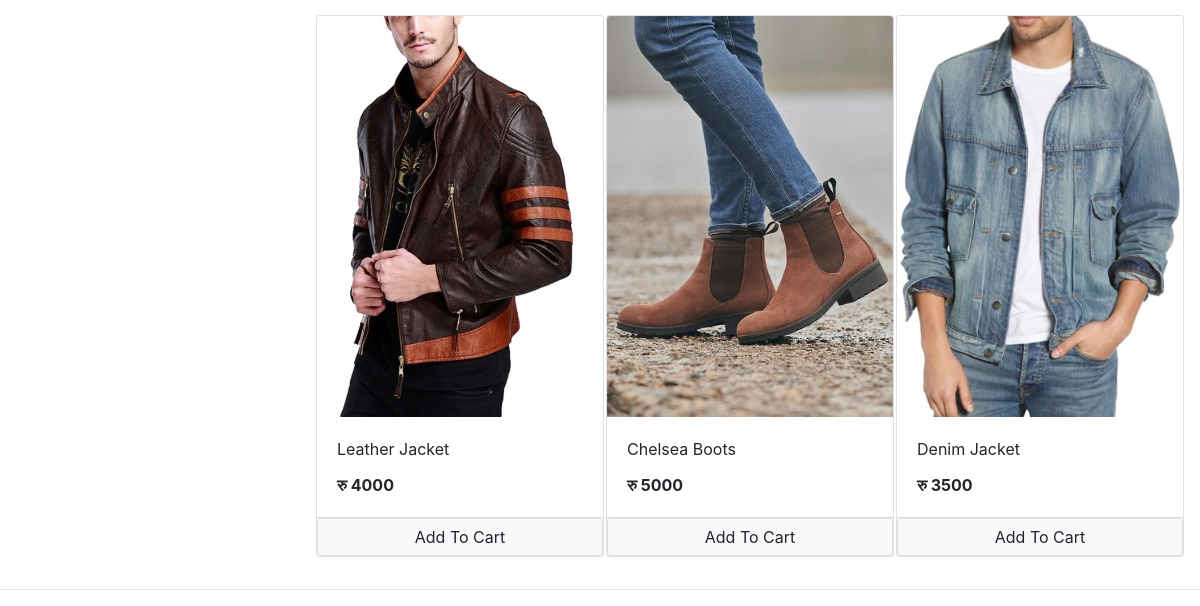
The app's page / (lower part), older data.
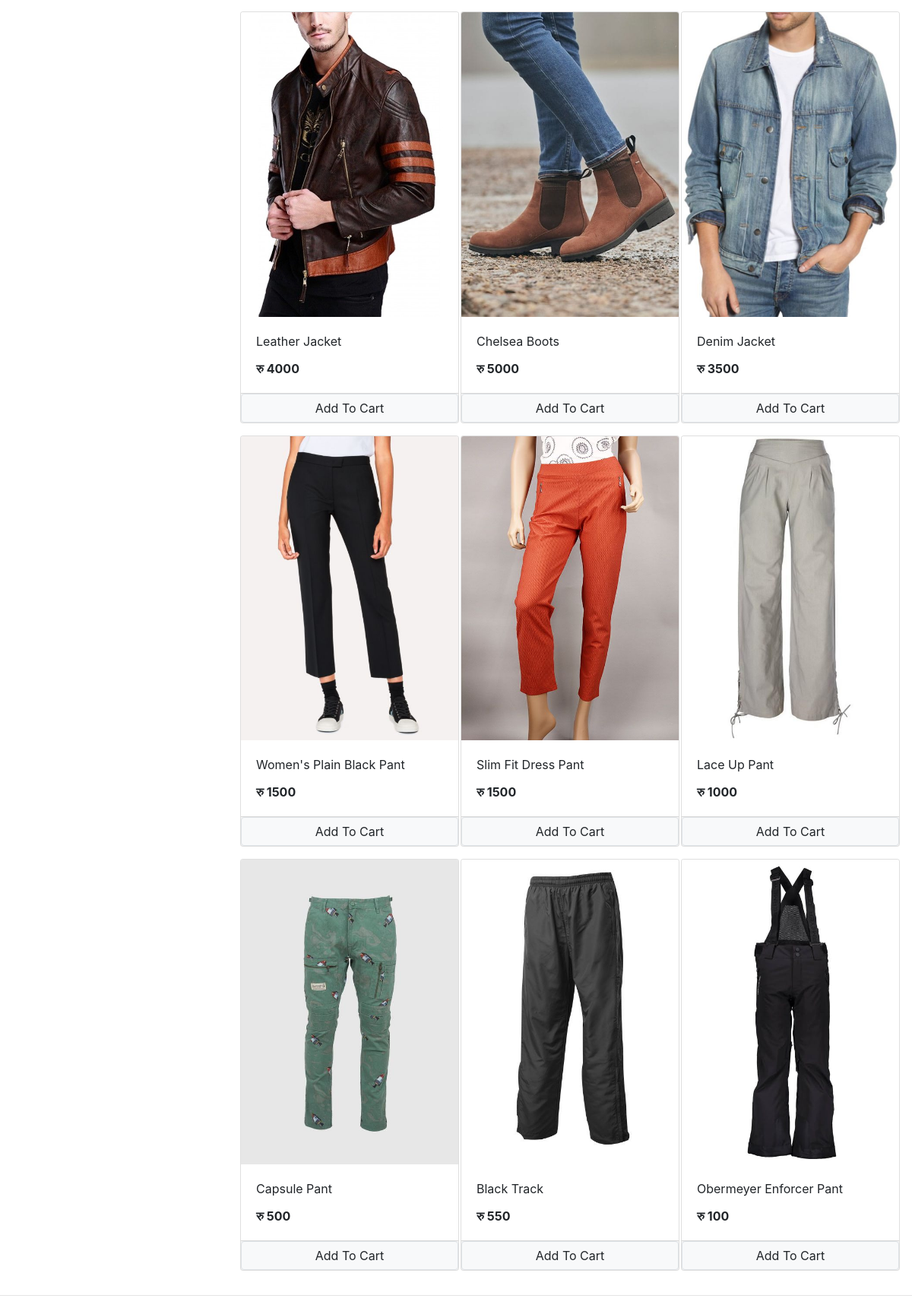
The same page, newer data.
### store/models/product.py (models this page shows, shortened)
class Product(models.Model):
    name = models.CharField(max_length=50)
    price = models.IntegerField(default=0)
    category = models.ForeignKey(Category, on_delete=models.CASCADE, default=1)
    description = models.TextField(max_length=10000, default='')
    image = models.ImageField(upload_to='uploads/products/')
    @staticmethod
    def get_all_products():
        return Product.objects.all()

### store/views/home.py (the view, shortened to what this page needs)
# urls.py: path('', home.Index.as_view(), name='index'),
class Index(View):
    def get(self, request):
        cart = request.session.get('cart')
        if not cart:
            request.session['cart'] = {}
        products = None
        categories = Category.get_all_categories()
        categoryID = request.GET.get('category')
        if categoryID:
            products = Product.get_all_products_by_category_id(categoryID)
        else:
            products = Product.get_all_products()
        paginator = Paginator(products, 12)
        page = request.GET.get('page')
        try:
            products = paginator.page(page)
        except PageNotAnInteger:
            products = paginator.page(1)
        except EmptyPage:
            products = paginator.page(paginator.num_pages)
        data = {
            'products': products,
            'categories': categories,
            'page': page
        }
        return render(request, 'index.html', data)

### store/models/category.py (called while the page is built)
    @staticmethod
    def get_all_categories():
        return Category.objects.all()

### store/templatetags/cart.py (called while the page is built)
@register.filter(name='is_in_cart')
def is_in_cart(product, cart):
    keys = cart.keys()
    for id in keys:
        if int(id) == product.id:
            return True
    return False

### store/templatetags/custom_filter_for_currency.py (called while the page is built)
@register.filter(name='currency')
def currency(number):
    return 'रु ' + str(number)

### store/templates/index.html (shortened to what this page needs)
{% extends 'base.html' %}
{% block content %}
 {% load cart %}
 {% load custom_filter_for_currency %}
  <div class="container-fluid mt-3">
    <div class="row">
      <div class="col-lg-3 mx-auto">
      </div>
      <div id="products" class="col-lg-9 mx-auto">
        <div class="row mx-auto">
          {% for product in products %}
            <div class="card mx-auto mb-3" id="{{ product.id }}" style="width: 18rem;">
              <img class="card-img-top" src="{{ product.image.url }}" alt="Card image cap">
              <div class="card-body">
                <p class="card-title">{{ product.name }}</p>
                <p class="card-text"><b>{{ product.price|currency }}</b></p>
              </div>
               <div class="card-footer p-0 no-gutters">
                  {% if product|is_in_cart:request.session.cart %}
                    <div class="row no-gutters">
                      <form action="/#{{ product.id }}" class="col-2" method="post">
                        {% csrf_token %}
                        <input hidden type="text" name="product" value="{{ product.id }}">
                        <input hidden type="text" name="remove" value="True">
                        <input type="submit" value="-" class="btn btn-block btn-secondary">
                      </form>
                      <div class="text-center col">
                        {{ product|product_quantity_in_cart:request.session.cart }} in Cart
                      </div>
                      <form action="/#{{ product.id }}" class="col-2" method="post">
                        {% csrf_token %}
                        <input hidden type="text" name="product" value="{{ product.id }}">
                        <input type="submit" value="+" class="btn btn-block btn-secondary">
                      </form>
                    </div>
                  {% else %}
                  <form action="/#{{ product.id }}" method="POST" class="btn-block">
                      <input type="submit" class="float-right btn btn-light border form-control" value="Add To Cart">
                  </form>
                  {% endif %}
               </div>
            </div>
          {% endfor %}
        </div>
      </div>
    </div>
  </div>
  <hr>
{% endblock %}

Row changes from the older to the newer data that the page shows:
added Product: image (picture), name "Women's Plain Black Pant", price "रु 1500"
added Product: image (picture), name "Slim Fit Dress Pant", price "रु 1500"
added Product: image (picture), name "Lace Up Pant", price "रु 1000"
added Product: image (picture), name "Capsule Pant", price "रु 500"
added Product: image (picture), name "Black Track", price "रु 550"
added Product: image (picture), name "Obermeyer Enforcer Pant", price "रु 100"
